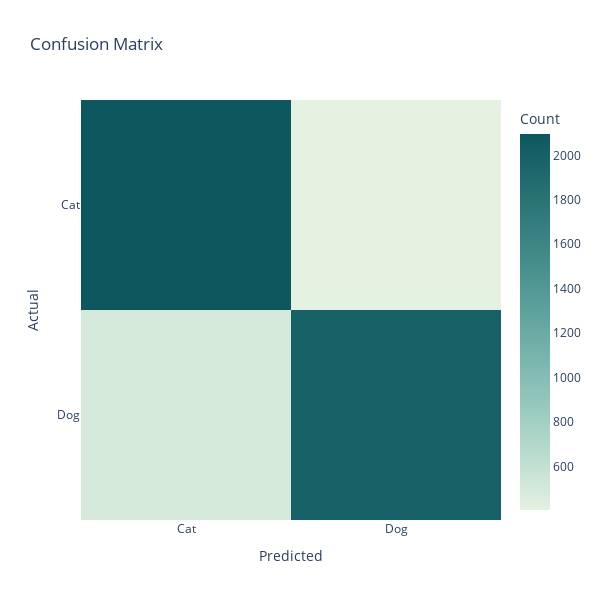

Notebook cell for this chart:
### Code cell
hf.plot_metrics(test_dataset.targets, predictions, test_dataset.classes)

### Figure 1 — Plotly figure (JSON) as saved in the notebook; plotly's stock layout.template omitted (floating-point values rounded to 4 significant figures)
{"data": [{"coloraxis": "coloraxis", "hovertemplate": "Predicted: %{x}<br>Actual: %{y}<br>Count: %{z}<extra></extra>", "name": "0", "type": "heatmap", "x": ["Cat", "Dog"], "xaxis": "x", "y": ["Cat", "Dog"], "yaxis": "y", "z": [[2096, 404], [498, 2002]]}], "layout": {"coloraxis": {"colorbar": {"title": {"text": "Count"}}, "colorscale": [[0, "rgb(228, 241, 225)"], [0.1667, "rgb(180, 217, 204)"], [0.3333, "rgb(137, 192, 182)"], [0.5, "rgb(99, 166, 160)"], [0.6667, "rgb(68, 140, 138)"], [0.8333, "rgb(40, 114, 116)"], [1, "rgb(13, 88, 95)"]]}, "height": 600, "title": {"text": "Confusion Matrix"}, "width": 600, "xaxis": {"anchor": "y", "constrain": "domain", "domain": [0, 1], "scaleanchor": "y", "title": {"text": "Predicted"}}, "yaxis": {"anchor": "x", "autorange": "reversed", "constrain": "domain", "domain": [0, 1], "title": {"text": "Actual"}}}}
